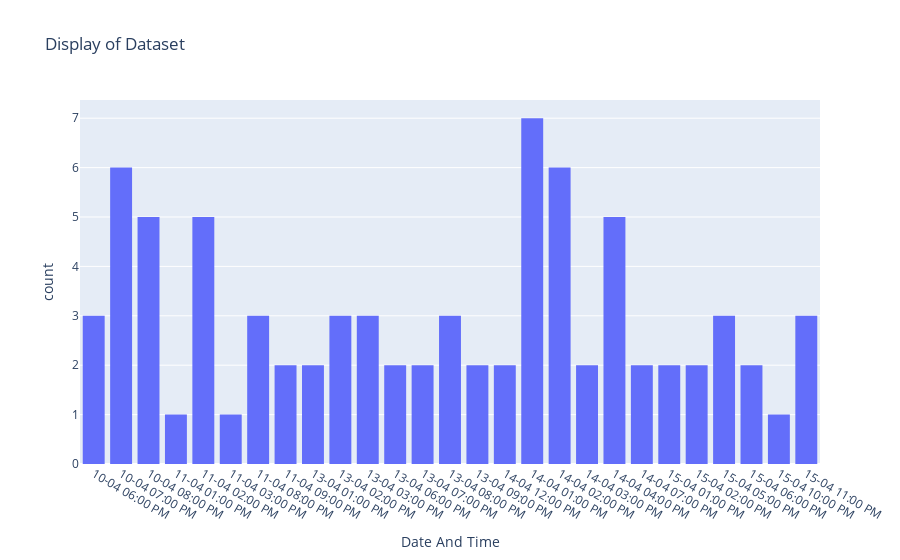

Here is the notebook cell this chart was saved with:
### Code cell
indexGraph = px.histogram(fortnite, y=fortnite_df.index, x='Date And Time', title='Display of Dataset', histfunc='count', )
indexGraph.show()

### Figure 1 — Plotly figure (JSON) as saved in the notebook; plotly's stock layout.template omitted (floating-point values rounded to 4 significant figures)
{"data": [{"alignmentgroup": "True", "bingroup": "x", "histfunc": "count", "hovertemplate": "Date And Time=%{x}<br>count=%{y}<extra></extra>", "legendgroup": "", "marker": {"color": "#636efa", "pattern": {"shape": ""}}, "name": "", "offsetgroup": "", "orientation": "v", "showlegend": false, "type": "histogram", "x": ["10-04 06:00 PM", "10-04 06:00 PM", "10-04 06:00 PM", "10-04 07:00 PM", "10-04 07:00 PM", "10-04 07:00 PM", "10-04 07:00 PM", "10-04 07:00 PM", "10-04 07:00 PM", "10-04 08:00 PM", "10-04 08:00 PM", "10-04 08:00 PM", "10-04 08:00 PM", "10-04 08:00 PM", "11-04 01:00 PM", "11-04 02:00 PM", "11-04 02:00 PM", "11-04 02:00 PM", "11-04 02:00 PM", "11-04 02:00 PM", "11-04 03:00 PM", "11-04 08:00 PM", "11-04 08:00 PM", "11-04 08:00 PM", "11-04 09:00 PM", "11-04 09:00 PM", "13-04 01:00 PM", "13-04 01:00 PM", "13-04 02:00 PM", "13-04 02:00 PM", "13-04 02:00 PM", "13-04 03:00 PM", "13-04 03:00 PM", "13-04 03:00 PM", "13-04 06:00 PM", "13-04 06:00 PM", "13-04 07:00 PM", "13-04 07:00 PM", "13-04 08:00 PM", "13-04 08:00 PM", "13-04 08:00 PM", "13-04 09:00 PM", "13-04 09:00 PM", "14-04 12:00 PM", "14-04 12:00 PM", "14-04 01:00 PM", "14-04 01:00 PM", "14-04 01:00 PM", "14-04 01:00 PM", "14-04 01:00 PM", "14-04 01:00 PM", "14-04 01:00 PM", "14-04 02:00 PM", "14-04 02:00 PM", "14-04 02:00 PM", "14-04 02:00 PM", "14-04 02:00 PM", "14-04 02:00 PM", "14-04 03:00 PM", "14-04 03:00 PM", "14-04 04:00 PM", "14-04 04:00 PM", "14-04 04:00 PM", "14-04 04:00 PM", "14-04 04:00 PM", "14-04 07:00 PM", "14-04 07:00 PM", "15-04 01:00 PM", "15-04 01:00 PM", "15-04 02:00 PM", "15-04 02:00 PM", "15-04 05:00 PM", "15-04 05:00 PM", "15-04 05:00 PM", "15-04 06:00 PM", "15-04 06:00 PM", "15-04 10:00 PM", "15-04 11:00 PM", "15-04 11:00 PM", "15-04 11:00 PM"], "xaxis": "x", "y": [0, 1, 2, 3, 4, 5, 6, 7, 8, 9, 10, 11, 12, 13, 14, 15, 16, 17, 18, 19, 20, 21, 22, 23, 24, 25, 26, 27, 28, 29, 30, 31, 32, 33, 34, 35, 36, 37, 38, 39, 40, 41, 42, 43, 44, 45, 46, 47, 48, 49, 50, 51, 52, 53, 54, 55, 56, 57, 58, 59, 60, 61, 62, 63, 64, 65, 66, 67, 68, 69, 70, 71, 72, 73, 74, 75, 76, 77, 78, 79], "yaxis": "y"}], "layout": {"barmode": "relative", "legend": {"tracegroupgap": 0}, "title": {"text": "Display of Dataset"}, "xaxis": {"anchor": "y", "domain": [0, 1], "title": {"text": "Date And Time"}}, "yaxis": {"anchor": "x", "domain": [0, 1], "title": {"text": "count"}}}}
